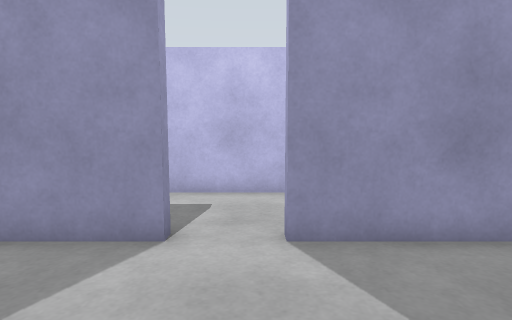
[1] (above)

16 first-person views from a walk through a world built for the Gazebo simulator. The camera is 0.95 m above the floor, tilts 6° down and sees 75° across. The floor is counted in squares, 0.5 m on a side. Each view is taken from the middle of a square. On the plan, view 1 faces up. The plan holds only what a view shows up to about 17 squares ahead; the rest is blank. The place goes on beyond the plan.

[2]
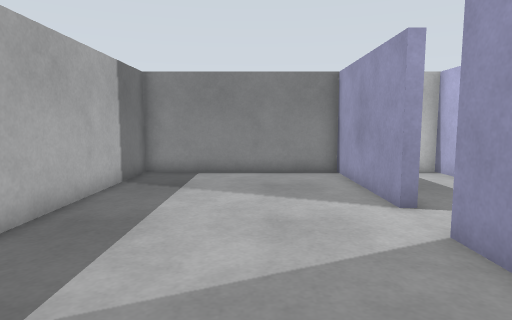

[3]
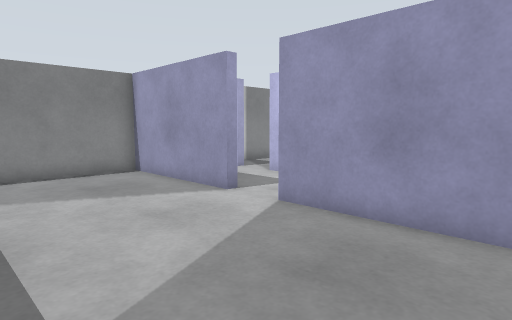

[4]
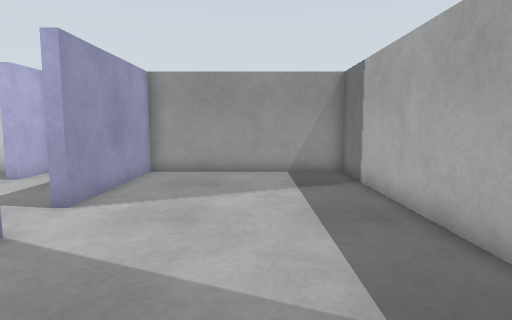

[5]
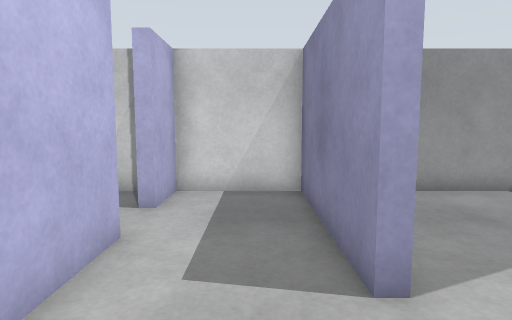

[6]
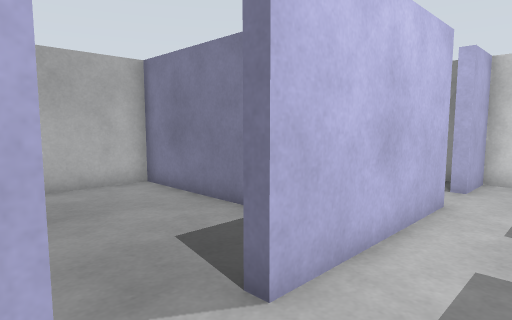

[7]
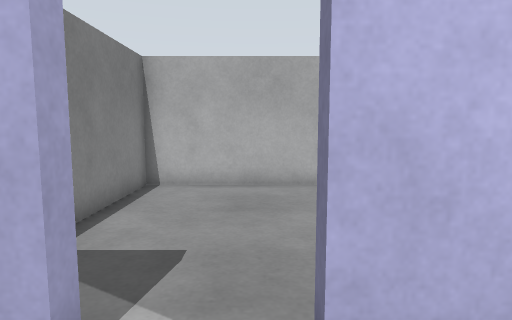

[8]
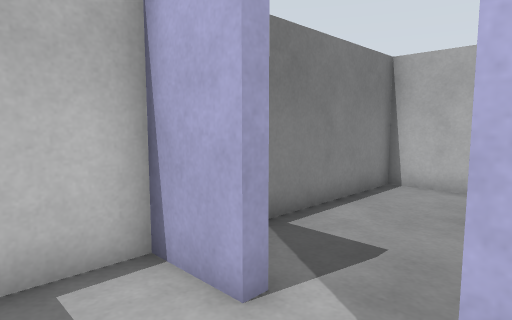

[9]
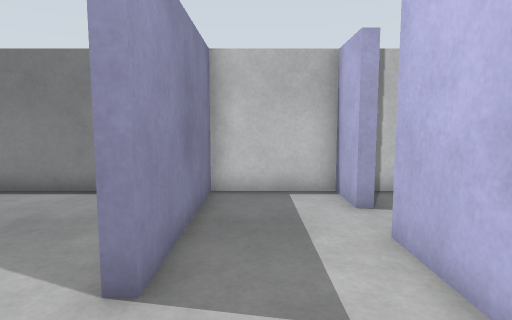

[10]
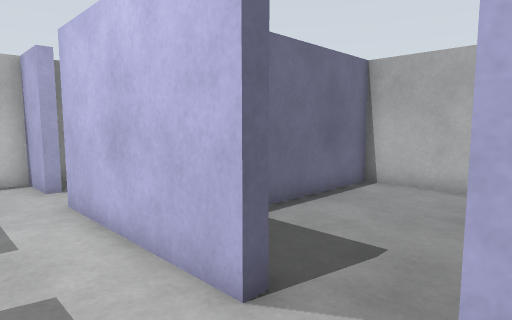

[11]
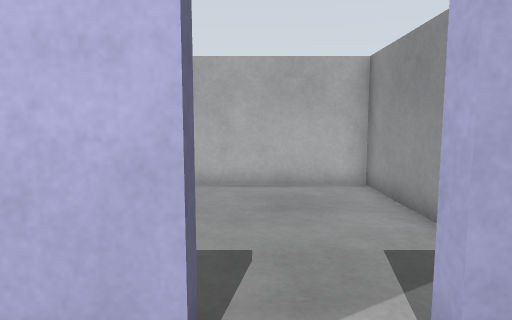

[12]
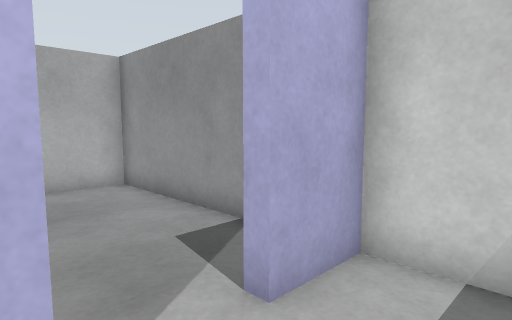

[13]
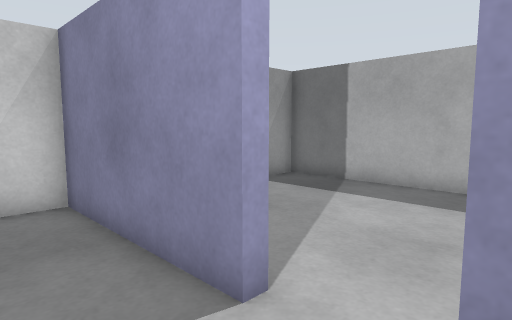

[14]
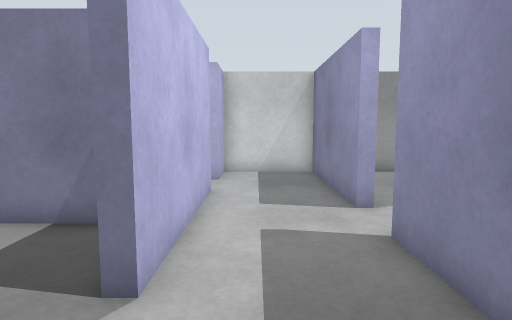

[15]
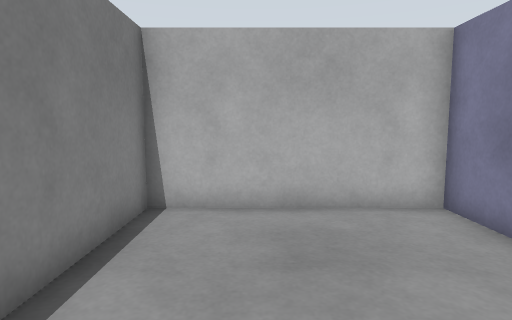

[16]
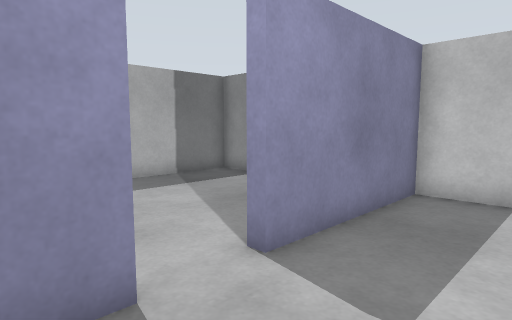

### Floor plan
Ten units are one square. View 1 is at (0, 0); x grows to the right and y downward. Boxes are objects, and circles mark ways between rooms. Rooms are numbered by the first view taken in them; rooms with no view inside come last. Other rooms are left out.
<svg viewBox="-80 -180 150 210">
<path fill="none" stroke="#000" d="M-15 -57 -15 -53 -75 -53 -75 25 65 25 65 -53 5 -53 5 -57M-35 -57 -15 -57M5 -93 -35 -93M-55 -98 -55 -93 -75 -93 -75 -57 -35 -57M25 -98 25 -93 5 -93M5 -57 65 -57 65 -93 45 -93 45 -98M-7 -110 -7 -175 -75 -175 -75 -101M-35 -93 -35 -98M65 -101 65 -175 -3 -175 -3 -126"/>
<circle cx="-5" cy="-60" r="3" fill="#2a7"/>
<circle cx="-25" cy="-80" r="3" fill="#2a7"/>
<circle cx="15" cy="-80" r="3" fill="#2a7"/>
<circle cx="-45" cy="-100" r="3" fill="#2a7"/>
<circle cx="35" cy="-100" r="3" fill="#2a7"/>
<text x="-10" y="-20">1</text>
<text x="-20" y="-80">2</text>
<text x="-60" y="-80">3</text>
<text x="30" y="-80">4</text>
<text x="-40" y="-140">5</text>
<text x="30" y="-140">6</text>
</svg>
Room 1 opens to room 2. Room 2 opens to room 3. Room 2 opens to room 4. Room 3 opens to room 5. Room 4 opens to room 6.

Where each view was taken, in squares from view 1:
view 1: 0 up, 0 right, facing up
view 2: 2 up, 6 right, facing left
view 3: 1 down, 6 right, facing up-left
view 4: 1 up, 7 left, facing right
view 5: 7 up, 3 left, facing right
view 6: 7 up, 6 left, facing up-right
view 7: 7 up, 4 left, facing up
view 8: 7 up, 3 left, facing up-left
view 9: 7 up, 2 right, facing left
view 10: 7 up, 5 right, facing up-left
view 11: 7 up, 3 right, facing up
view 12: 7 up, 2 right, facing up-right
view 13: 8 up, 2 left, facing down-right
view 14: 8 up, 7 left, facing right
view 15: 10 up, 5 left, facing up
view 16: 9 up, 2 right, facing down-left
